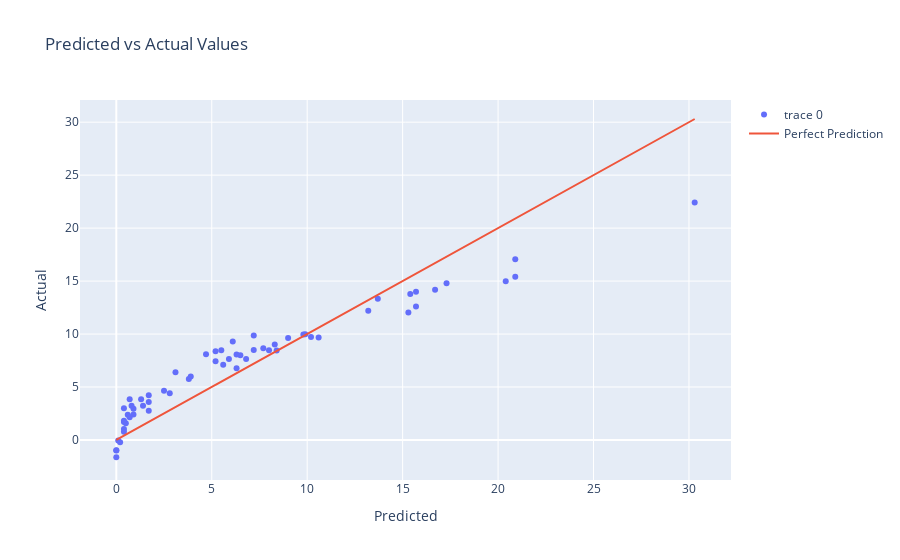

Notebook code for this chart:
### Code cell
# Create a scatter plot
fig = go.Figure(data=go.Scatter(x=y_test, y=y_pred, mode='markers'))

# Add a line of perfect prediction
fig.add_trace(go.Scatter(x=y_test, y=y_test,
                    mode='lines',
                    name='Perfect Prediction'))

# Set the plot's title and labels
fig.update_layout(title='Predicted vs Actual Values',
                   xaxis_title='Predicted',
                   yaxis_title='Actual')

# Show the plot
fig.show()

### Figure 1 — Plotly figure (JSON) as saved in the notebook; plotly's stock layout.template omitted (floating-point values rounded to 4 significant figures)
{"data": [{"mode": "markers", "type": "scatter", "x": [8.4, 7.2, 0.5, 3.8, 6.5, 0.7, 2.5, 7.2, 0.9, 2.8, 0.4, 6.1, 9.8, 17.3, 20.4, 1.3, 0.4, 0, 6.8, 3.1, 1.7, 0.4, 5.9, 0.4, 20.9, 4.7, 5.6, 10.2, 0, 9.9, 6.3, 0.4, 10.6, 15.7, 1.4, 0.9, 1.7, 5.5, 0.1, 0.2, 6.3, 1.7, 8.3, 0, 15.7, 8, 7.7, 0.6, 13.2, 0.7, 30.3, 5.2, 16.7, 20.9, 15.3, 13.7, 0.8, 9, 3.9, 15.4, 5.2], "y": [8.44, 8.484, 1.584, 5.747, 7.999, 3.845, 4.654, 9.857, 2.412, 4.42, 1.693, 9.295, 9.95, 14.8, 14.99, 3.851, 2.991, -0.9799, 7.649, 6.402, 2.76, 0.7864, 7.65, 1.046, 17.05, 8.102, 7.105, 9.724, -1.63, 9.98, 6.777, 1.805, 9.664, 12.61, 3.228, 2.958, 4.216, 8.471, -0.0453, -0.2239, 8.074, 3.596, 9.018, -1.003, 13.98, 8.472, 8.662, 2.372, 12.21, 2.139, 22.42, 8.365, 14.18, 15.41, 12.03, 13.33, 3.237, 9.624, 5.981, 13.78, 7.424]}, {"mode": "lines", "name": "Perfect Prediction", "type": "scatter", "x": [8.4, 7.2, 0.5, 3.8, 6.5, 0.7, 2.5, 7.2, 0.9, 2.8, 0.4, 6.1, 9.8, 17.3, 20.4, 1.3, 0.4, 0, 6.8, 3.1, 1.7, 0.4, 5.9, 0.4, 20.9, 4.7, 5.6, 10.2, 0, 9.9, 6.3, 0.4, 10.6, 15.7, 1.4, 0.9, 1.7, 5.5, 0.1, 0.2, 6.3, 1.7, 8.3, 0, 15.7, 8, 7.7, 0.6, 13.2, 0.7, 30.3, 5.2, 16.7, 20.9, 15.3, 13.7, 0.8, 9, 3.9, 15.4, 5.2], "y": [8.4, 7.2, 0.5, 3.8, 6.5, 0.7, 2.5, 7.2, 0.9, 2.8, 0.4, 6.1, 9.8, 17.3, 20.4, 1.3, 0.4, 0, 6.8, 3.1, 1.7, 0.4, 5.9, 0.4, 20.9, 4.7, 5.6, 10.2, 0, 9.9, 6.3, 0.4, 10.6, 15.7, 1.4, 0.9, 1.7, 5.5, 0.1, 0.2, 6.3, 1.7, 8.3, 0, 15.7, 8, 7.7, 0.6, 13.2, 0.7, 30.3, 5.2, 16.7, 20.9, 15.3, 13.7, 0.8, 9, 3.9, 15.4, 5.2]}], "layout": {"title": {"text": "Predicted vs Actual Values"}, "xaxis": {"title": {"text": "Predicted"}}, "yaxis": {"title": {"text": "Actual"}}}}
